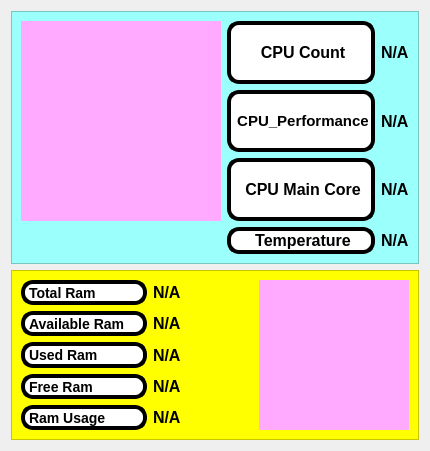
            <widget class="QWidget" name="cpu_and_memory">
             <layout class="QVBoxLayout" name="verticalLayout_3">
              <item>
               <widget class="QFrame" name="cpu_info_frame">
                <property name="styleSheet">
                 <string notr="true">
background-color: rgb(155, 255, 252);

border-width:0px;


</string>
                </property>
                <property name="frameShape">
                 <enum>QFrame::StyledPanel</enum>
                </property>
                <property name="frameShadow">
                 <enum>QFrame::Raised</enum>
                </property>
                <layout class="QGridLayout" name="gridLayout_3">
                 <item row="0" column="1" rowspan="3">
                  <widget class="roundProgressBar" name="cpu_chart" native="true">
                   <property name="minimumSize">
                    <size>
                     <width>200</width>
                     <height>200</height>
                    </size>
                   </property>
                   <property name="maximumSize">
                    <size>
                     <width>300</width>
                     <height>300</height>
                    </size>
                   </property>
                   <property name="styleSheet">
                    <string notr="true">background-color: rgb(255, 170, 255);</string>
                   </property>
                  </widget>
                 </item>
                 <item row="0" column="2">
                  <widget class="QLabel" name="label_3">
                   <property name="font">
                    <font>
                     <pointsize>-1</pointsize>
                     <weight>75</weight>
                     <italic>false</italic>
                     <bold>true</bold>
                    </font>
                   </property>
                   <property name="styleSheet">
                    <string notr="true">background-color: rgb(255, 255, 255);
border-style: outset;
border-width: 4px;
border-radius: 12px;
border-color: rgb(0,0,0);
font: bold 14px;
    
    
</string>
                   </property>
                   <property name="text">
                    <string>&lt;html&gt;&lt;head/&gt;&lt;body&gt;&lt;p align=&quot;center&quot;&gt;&lt;span style=&quot; font-size:12pt;&quot;&gt;CPU Count&lt;/span&gt;&lt;/p&gt;&lt;/body&gt;&lt;/html&gt;</string>
                   </property>
                  </widget>
                 </item>
                 <item row="2" column="3">
                  <widget class="QLabel" name="cpu_main_core">
                   <property name="maximumSize">
                    <size>
                     <width>100</width>
                     <height>100</height>
                    </size>
                   </property>
                   <property name="font">
                    <font>
                     <pointsize>12</pointsize>
                     <weight>75</weight>
                     <bold>true</bold>
                    </font>
                   </property>
                   <property name="styleSheet">
                    <string notr="true"/>
                   </property>
                   <property name="text">
                    <string>N/A</string>
                   </property>
                  </widget>
                 </item>
                 <item row="2" column="2">
                  <widget class="QLabel" name="label_7">
                   <property name="sizePolicy">
                    <sizepolicy hsizetype="Minimum" vsizetype="Preferred">
                     <horstretch>0</horstretch>
                     <verstretch>0</verstretch>
                    </sizepolicy>
                   </property>
                   <property name="minimumSize">
                    <size>
                     <width>0</width>
                     <height>0</height>
                    </size>
                   </property>
                   <property name="maximumSize">
                    <size>
                     <width>200</width>
                     <height>100</height>
                    </size>
                   </property>
                   <property name="font">
                    <font>
                     <pointsize>-1</pointsize>
                     <weight>75</weight>
                     <italic>false</italic>
                     <bold>true</bold>
                    </font>
                   </property>
                   <property name="styleSheet">
                    <string notr="true">background-color: rgb(255, 255, 255);
border-style: outset;
border-width: 4px;
border-radius: 12px;
border-color: rgb(0,0,0);
font: bold 14px;
    
    

</string>
                   </property>
                   <property name="text">
                    <string>&lt;html&gt;&lt;head/&gt;&lt;body&gt;&lt;p align=&quot;center&quot;&gt;&lt;span style=&quot; font-size:12pt;&quot;&gt;CPU Main Core&lt;/span&gt;&lt;/p&gt;&lt;/body&gt;&lt;/html&gt;</string>
                   </property>
                  </widget>
                 </item>
                 <item row="1" column="2">
                  <widget class="QLabel" name="label_5">
                   <property name="font">
                    <font>
                     <pointsize>-1</pointsize>
                     <weight>75</weight>
                     <italic>false</italic>
                     <bold>true</bold>
                    </font>
                   </property>
                   <property name="styleSheet">
                    <string notr="true">background-color: rgb(255, 255, 255);
border-style: outset;
border-width: 4px;
border-radius: 12px;
border-color: rgb(0,0,0);
font: bold 14px;
    
    
</string>
                   </property>
                   <property name="text">
                    <string>&lt;html&gt;&lt;head/&gt;&lt;body&gt;&lt;p align=&quot;center&quot;&gt;&lt;span style=&quot; font-size:11pt;&quot;&gt;CPU_Performance&lt;/span&gt;&lt;/p&gt;&lt;/body&gt;&lt;/html&gt;</string>
                   </property>
                  </widget>
                 </item>
                 <item row="1" column="3">
                  <widget class="QLabel" name="cpu_per">
                   <property name="font">
                    <font>
                     <pointsize>12</pointsize>
                     <weight>75</weight>
                     <bold>true</bold>
                    </font>
                   </property>
                   <property name="styleSheet">
                    <string notr="true"/>
                   </property>
                   <property name="text">
                    <string>N/A</string>
                   </property>
                  </widget>
                 </item>
                 <item row="0" column="3">
                  <widget class="QLabel" name="cpu_count">
                   <property name="maximumSize">
                    <size>
                     <width>402</width>
                     <height>400</height>
                    </size>
                   </property>
                   <property name="font">
                    <font>
                     <pointsize>12</pointsize>
                     <weight>75</weight>
                     <bold>true</bold>
                    </font>
                   </property>
                   <property name="styleSheet">
                    <string notr="true"/>
                   </property>
                   <property name="text">
                    <string>N/A</string>
                   </property>
                  </widget>
                 </item>
                 <item row="3" column="2">
                  <widget class="QLabel" name="label_6">
                   <property name="font">
                    <font>
                     <pointsize>-1</pointsize>
                     <weight>75</weight>
                     <italic>false</italic>
                     <bold>true</bold>
                    </font>
                   </property>
                   <property name="styleSheet">
                    <string notr="true">background-color: rgb(255, 255, 255);
border-style: outset;
border-width: 4px;
border-radius: 12px;
border-color: rgb(0,0,0);
font: bold 14px;
    
    

</string>
                   </property>
                   <property name="text">
                    <string>&lt;html&gt;&lt;head/&gt;&lt;body&gt;&lt;p align=&quot;center&quot;&gt;&lt;span style=&quot; font-size:12pt;&quot;&gt;Temperature&lt;/span&gt;&lt;/p&gt;&lt;/body&gt;&lt;/html&gt;</string>
                   </property>
                  </widget>
                 </item>
                 <item row="3" column="3">
                  <widget class="QLabel" name="label_8">
                   <property name="font">
                    <font>
                     <pointsize>12</pointsize>
                     <weight>75</weight>
                     <bold>true</bold>
                    </font>
                   </property>
                   <property name="text">
                    <string>N/A</string>
                   </property>
                  </widget>
                 </item>
                </layout>
               </widget>
              </item>
              <item>
               <widget class="QFrame" name="ram_info_frame">
                <property name="styleSheet">
                 <string notr="true">background-color: rgb(255, 255, 0);

border-width:0px;


</string>
                </property>
                <property name="frameShape">
                 <enum>QFrame::StyledPanel</enum>
                </property>
                <property name="frameShadow">
                 <enum>QFrame::Raised</enum>
                </property>
                <layout class="QGridLayout" name="gridLayout_4">
                 <item row="4" column="0">
                  <widget class="QLabel" name="label_12">
                   <property name="font">
                    <font>
                     <pointsize>-1</pointsize>
                     <weight>75</weight>
                     <italic>false</italic>
                     <bold>true</bold>
                    </font>
                   </property>
                   <property name="styleSheet">
                    <string notr="true">background-color: rgb(255, 255, 255);
border-style: outset;
border-width: 4px;
border-radius: 12px;
border-color: rgb(0,0,0);
font: bold 14px;
    
    
</string>
                   </property>
                   <property name="text">
                    <string>Ram Usage</string>
                   </property>
                  </widget>
                 </item>
                 <item row="0" column="2" rowspan="5">
                  <widget class="spiralProgressBar" name="ram_chart" native="true">
                   <property name="minimumSize">
                    <size>
                     <width>150</width>
                     <height>150</height>
                    </size>
                   </property>
                   <property name="maximumSize">
                    <size>
                     <width>300</width>
                     <height>300</height>
                    </size>
                   </property>
                   <property name="styleSheet">
                    <string notr="true">background-color: rgb(255, 170, 255);</string>
                   </property>
                  </widget>
                 </item>
                 <item row="0" column="0">
                  <widget class="QLabel" name="label_9">
                   <property name="maximumSize">
                    <size>
                     <width>200</width>
                     <height>100</height>
                    </size>
                   </property>
                   <property name="font">
                    <font>
                     <pointsize>-1</pointsize>
                     <weight>75</weight>
                     <italic>false</italic>
                     <bold>true</bold>
                    </font>
                   </property>
                   <property name="styleSheet">
                    <string notr="true">background-color: rgb(255, 255, 255);
border-style: outset;
border-width: 4px;
border-radius: 12px;
border-color: rgb(0,0,0);
font: bold 14px;
    
    
</string>
                   </property>
                   <property name="text">
                    <string>Total Ram</string>
                   </property>
                  </widget>
                 </item>
                 <item row="1" column="1">
                  <widget class="QLabel" name="available_ram">
                   <property name="font">
                    <font>
                     <pointsize>12</pointsize>
                     <weight>75</weight>
                     <bold>true</bold>
                    </font>
                   </property>
                   <property name="styleSheet">
                    <string notr="true"/>
                   </property>
                   <property name="text">
                    <string>N/A</string>
                   </property>
                  </widget>
                 </item>
                 <item row="2" column="1">
                  <widget class="QLabel" name="ram_used">
                   <property name="font">
                    <font>
                     <pointsize>12</pointsize>
                     <weight>75</weight>
                     <bold>true</bold>
                    </font>
                   </property>
                   <property name="styleSheet">
                    <string notr="true"/>
                   </property>
                   <property name="text">
                    <string>N/A</string>
                   </property>
                  </widget>
                 </item>
                 <item row="3" column="0">
                  <widget class="QLabel" name="label_15">
                   <property name="font">
                    <font>
                     <pointsize>-1</pointsize>
                     <weight>75</weight>
                     <italic>false</italic>
                     <bold>true</bold>
                    </font>
                   </property>
                   <property name="styleSheet">
                    <string notr="true">background-color: rgb(255, 255, 255);
border-style: outset;
border-width: 4px;
border-radius: 12px;
border-color: rgb(0,0,0);
font: bold 14px;
    
    
</string>
                   </property>
                   <property name="frameShape">
                    <enum>QFrame::VLine</enum>
                   </property>
                   <property name="text">
                    <string>Free Ram</string>
                   </property>
                  </widget>
                 </item>
                 <item row="0" column="1">
                  <widget class="QLabel" name="total_ram">
                   <property name="maximumSize">
                    <size>
                     <width>100</width>
                     <height>100</height>
                    </size>
                   </property>
                   <property name="font">
                    <font>
                     <pointsize>12</pointsize>
                     <weight>75</weight>
                     <bold>true</bold>
                    </font>
                   </property>
                   <property name="styleSheet">
                    <string notr="true"/>
                   </property>
                   <property name="text">
                    <string>N/A</string>
                   </property>
                  </widget>
                 </item>
                 <item row="1" column="0">
                  <widget class="QLabel" name="label_14">
                   <property name="font">
                    <font>
                     <pointsize>-1</pointsize>
                     <weight>75</weight>
                     <italic>false</italic>
                     <bold>true</bold>
                    </font>
                   </property>
                   <property name="styleSheet">
                    <string notr="true">background-color: rgb(255, 255, 255);
border-style: outset;
border-width: 4px;
border-radius: 12px;
border-color: rgb(0,0,0);
font: bold 14px;
    
    
</string>
                   </property>
                   <property name="text">
                    <string>Available Ram</string>
                   </property>
                  </widget>
                 </item>
                 <item row="2" column="0">
                  <widget class="QLabel" name="label_13">
                   <property name="font">
                    <font>
                     <pointsize>-1</pointsize>
                     <weight>75</weight>
                     <italic>false</italic>
                     <bold>true</bold>
                    </font>
                   </property>
                   <property name="styleSheet">
                    <string notr="true">background-color: rgb(255, 255, 255);
border-style: outset;
border-width: 4px;
border-radius: 12px;
border-color: rgb(0,0,0);
font: bold 14px;
    
    
</string>
                   </property>
                   <property name="text">
                    <string>Used Ram</string>
                   </property>
                  </widget>
                 </item>
                 <item row="4" column="1">
                  <widget class="QLabel" name="ram_usage">
                   <property name="font">
                    <font>
                     <pointsize>12</pointsize>
                     <weight>75</weight>
                     <bold>true</bold>
                    </font>
                   </property>
                   <property name="styleSheet">
                    <string notr="true"/>
                   </property>
                   <property name="text">
                    <string>N/A</string>
                   </property>
                  </widget>
                 </item>
                 <item row="3" column="1">
                  <widget class="QLabel" name="ram_free">
                   <property name="font">
                    <font>
                     <pointsize>12</pointsize>
                     <weight>75</weight>
                     <bold>true</bold>
                    </font>
                   </property>
                   <property name="styleSheet">
                    <string notr="true"/>
                   </property>
                   <property name="text">
                    <string>N/A</string>
                   </property>
                  </widget>
                 </item>
                </layout>
               </widget>
              </item>
             </layout>
            </widget>
